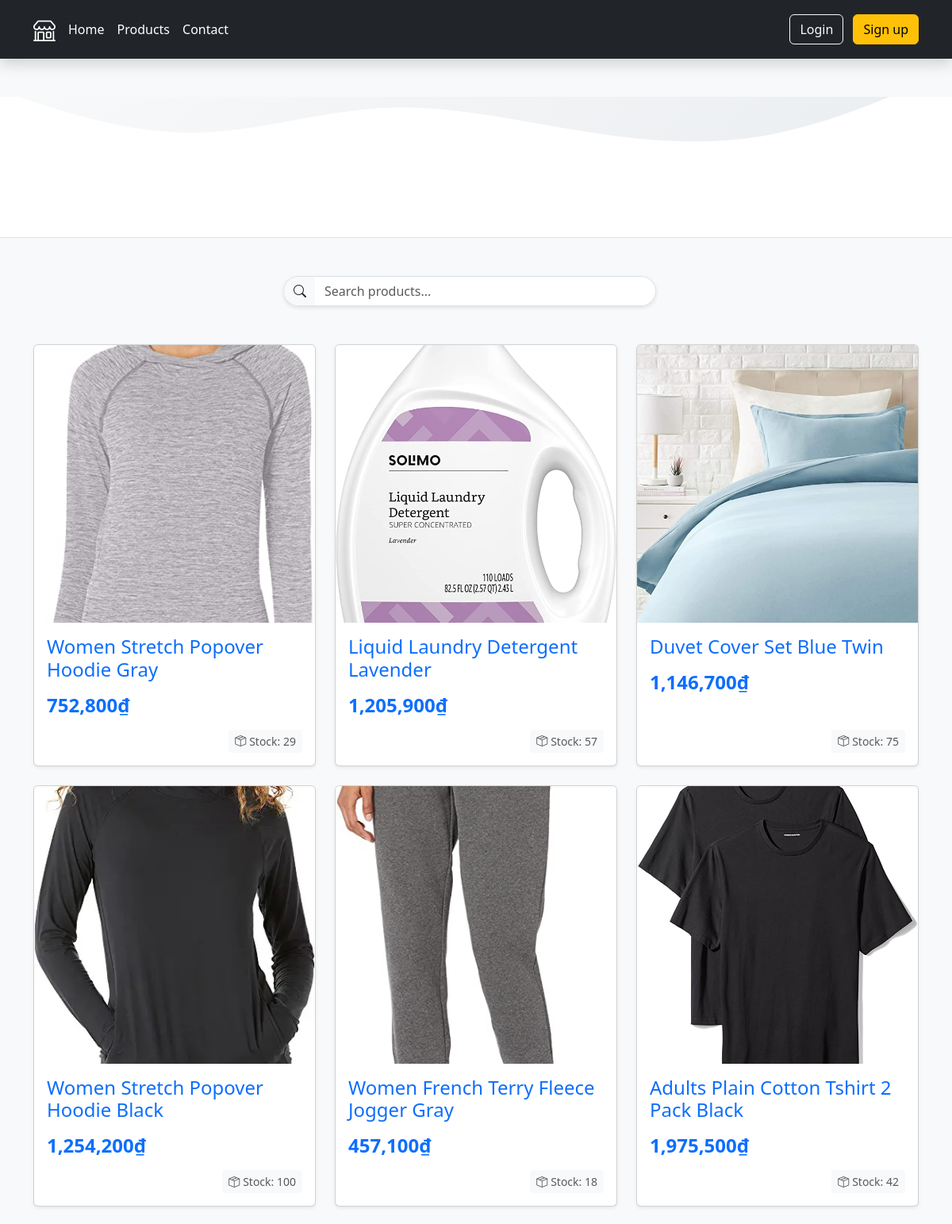
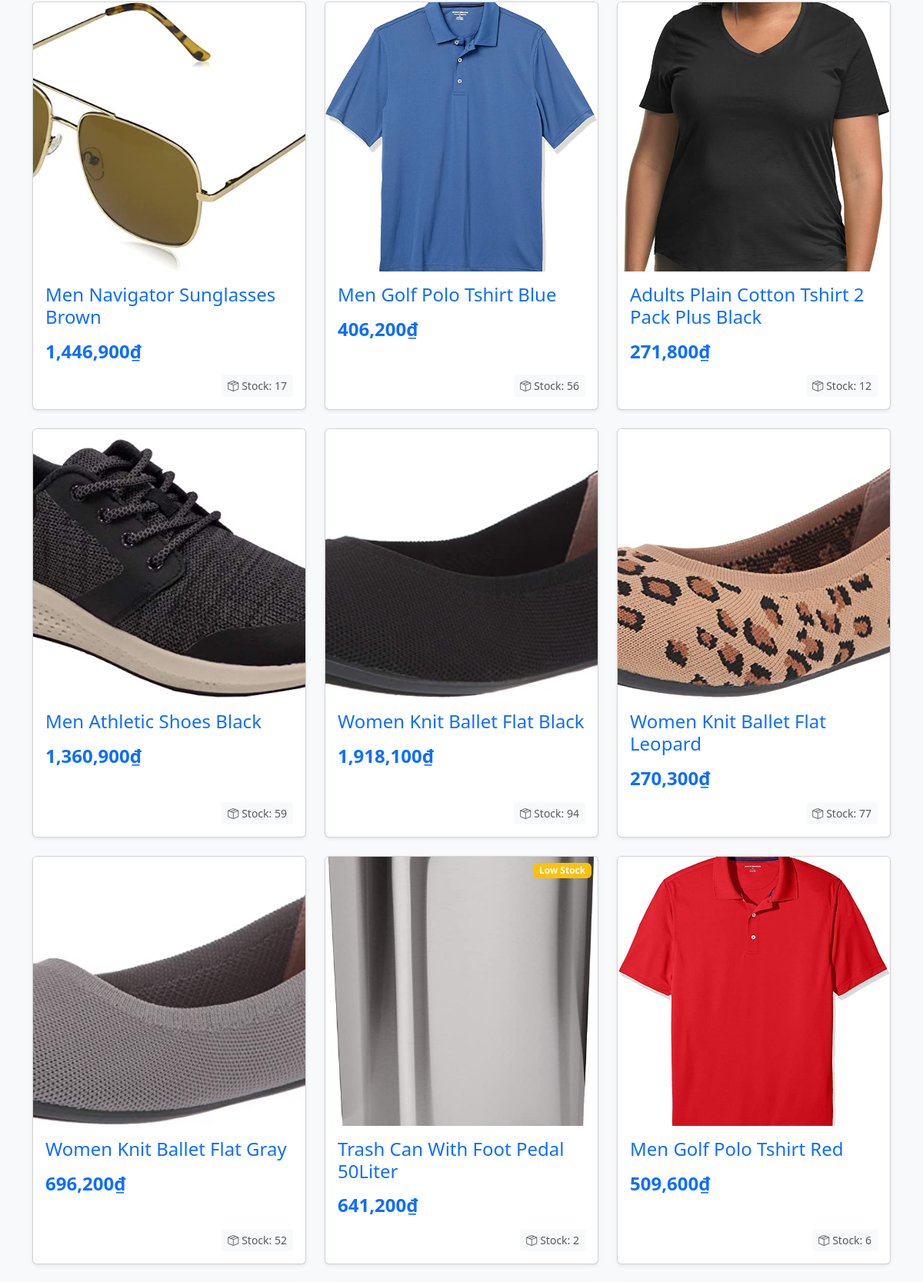
Page /products (upper part) on the committed database (2 pictures, top to bottom).
### main.py (models this page shows)
class Product(db.Model):
    __tablename__ = "products"
    id: Mapped[int] = mapped_column(Integer, primary_key=True)
    name: Mapped[str] = mapped_column(String, nullable=False)
    number: Mapped[int] = mapped_column(Integer, nullable=False)
    price: Mapped[int] = mapped_column(Integer, nullable=False)
    img_path: Mapped[str] = mapped_column(String, nullable=False)
    selections = relationship("Selection", back_populates="product")

### main.py (the view)
@app.route('/products')
def products():
    list = db.session.execute(db.select(Product)).scalars().all()
    return render_template('products.html', list=list)

### templates/products.html (shortened to what this page needs)
{% include 'header.html' %}
<div class="hero-section bg-light px-5 pt-5 my-5 text-center border-bottom">
  <h1 class="display-4 fw-bold text-body-emphasis animate__animated animate__fadeIn">Our Products</h1>
  <p class="lead mb-4 text-muted animate__animated animate__fadeIn animate__delay-1s">Browse our carefully curated selection of high-quality products</p>
  <div class="hero-wave">
  </div>
</div>
<div class="row mb-5">
  <div class="col">
  </div>
  <div class="col col-5 col">
    <form class="col-12 col-lg-auto mb-3 mb-lg-0 me-lg-3 search-form" role="search" method="post" action="{{url_for('find')}}">
      <div class="input-group">
        <span class="input-group-text bg-transparent border-end-0">
          <i class="bi bi-search"></i>
        </span>
        <input type="text" id="name" name="name" class="form-control border-start-0" placeholder="Search products..."
          aria-label="Search">
      </div>
    </form>
  </div>
  <div class="col">
  </div>
</div>
<div class="container">
  <div class="row row-cols-1 row-cols-sm-2 row-cols-md-3 g-4">
    {% for each in list: %}
    <div class="col">
      <div class="card h-100 product-card shadow-sm hover-shadow transition-all">
        <div class="position-relative overflow-hidden">
          <img class="card-img-top transition-transform"
            alt="{{each.name}}" style="height: 350px; width: 100%; object-fit: cover;" src="{{each.img_path}}">
          {% if each.number < 5 and each.number > 0 %}
          <span class="position-absolute top-0 end-0 badge bg-warning m-2 animate__animated animate__fadeIn">Low Stock</span>
          {% endif %}
        </div>
        <div class="card-body d-flex flex-column">
          <h2 class="card-title h4 mb-3 text-primary">{{each.name}}</h2>
          <h3 class="price-tag mb-3">{{each.price}}</h3>
          <div class="mt-auto">
            <div class="d-flex justify-content-between align-items-center">
              <small class="text-muted stock-badge">
                <i class="bi bi-box-seam me-1"></i>Stock: {{each.number}}
              </small>
            </div>
          </div>
        </div>
      </div>
    </div>
    {% endfor %}
  </div>
</div>
{% include 'footer.html' %}

### static/css/styles.css (style rules this page uses)
body { font-family: 'Segoe UI', Tahoma, Geneva, Verdana, sans-serif; background-color: #f8f9fa; color: #212529; }
.transition-all { transition: all 0.3s ease; }
.hero-section { position: relative; background: linear-gradient(135deg, #f8f9fa 0%, #e9ecef 100%); overflow: hidden; }
.hero-wave { position: absolute; bottom: -1px; left: 0; width: 100%; }
.product-card { transition: transform 0.3s ease, box-shadow 0.3s ease; }
.card-img-top { transition: transform 0.3s ease; }
.price-tag { color: #0d6efd; font-weight: bold; font-size: 1.5rem; }
.stock-badge { background-color: #f8f9fa; padding: 0.25rem 0.5rem; border-radius: 0.25rem; }
.search-form .input-group { box-shadow: 0 2px 5px rgba(0,0,0,0.1); border-radius: 25px; overflow: hidden; }
.search-form .form-control { border-radius: 0 25px 25px 0; }
.search-form .input-group-text { border-radius: 25px 0 0 25px; }

### rows in the picture
Product: shows a picture, name "Women Stretch Popover Hoodie Gray", price "752,800₫", number "29"
Product: shows a picture, name "Liquid Laundry Detergent Lavender", price "1,205,900₫", number "57"
Product: shows a picture, name "Duvet Cover Set Blue Twin", price "1,146,700₫", number "75"
Product: shows a picture, name "Women Stretch Popover Hoodie Black", price "1,254,200₫", number "100"
Product: shows a picture, name "Women French Terry Fleece Jogger Gray", price "457,100₫", number "18"
Product: shows a picture, name "Adults Plain Cotton Tshirt 2 Pack Black", price "1,975,500₫", number "42"
Product: shows a picture, name "Men Navigator Sunglasses Brown", price "1,446,900₫", number "17"
Product: shows a picture, name "Men Golf Polo Tshirt Blue", price "406,200₫", number "56"
Product: shows a picture, name "Adults Plain Cotton Tshirt 2 Pack Plus Black", price "271,800₫", number "12"
Product: shows a picture, name "Men Athletic Shoes Black", price "1,360,900₫", number "59"
Product: shows a picture, name "Women Knit Ballet Flat Black", price "1,918,100₫", number "94"
Product: shows a picture, name "Women Knit Ballet Flat Leopard", price "270,300₫", number "77"
Product: shows a picture, name "Women Knit Ballet Flat Gray", price "696,200₫", number "52"
Product: shows a picture, shows "Low Stock", name "Trash Can With Foot Pedal 50Liter", price "641,200₫", number "2"
Product: shows a picture, name "Men Golf Polo Tshirt Red", price "509,600₫", number "6"
